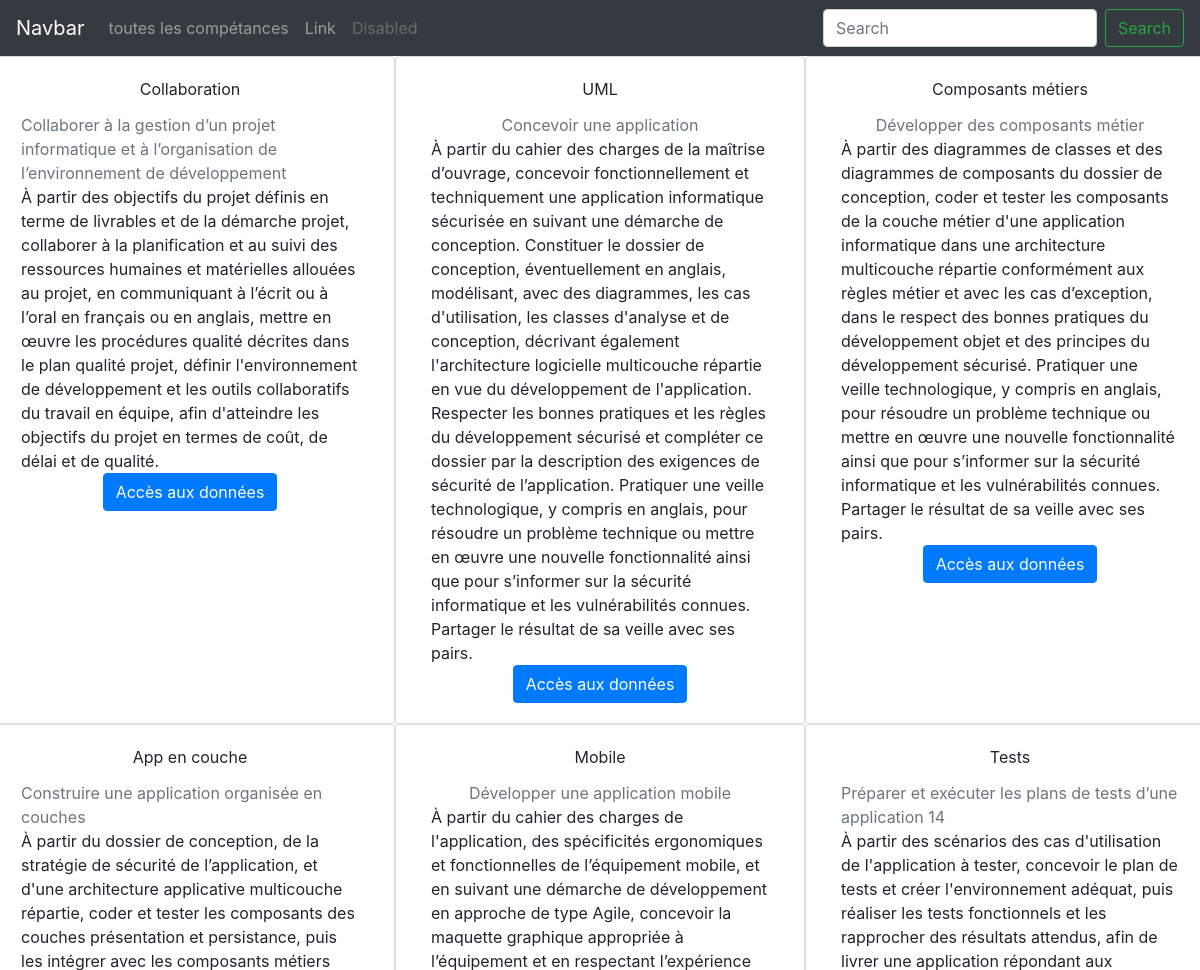
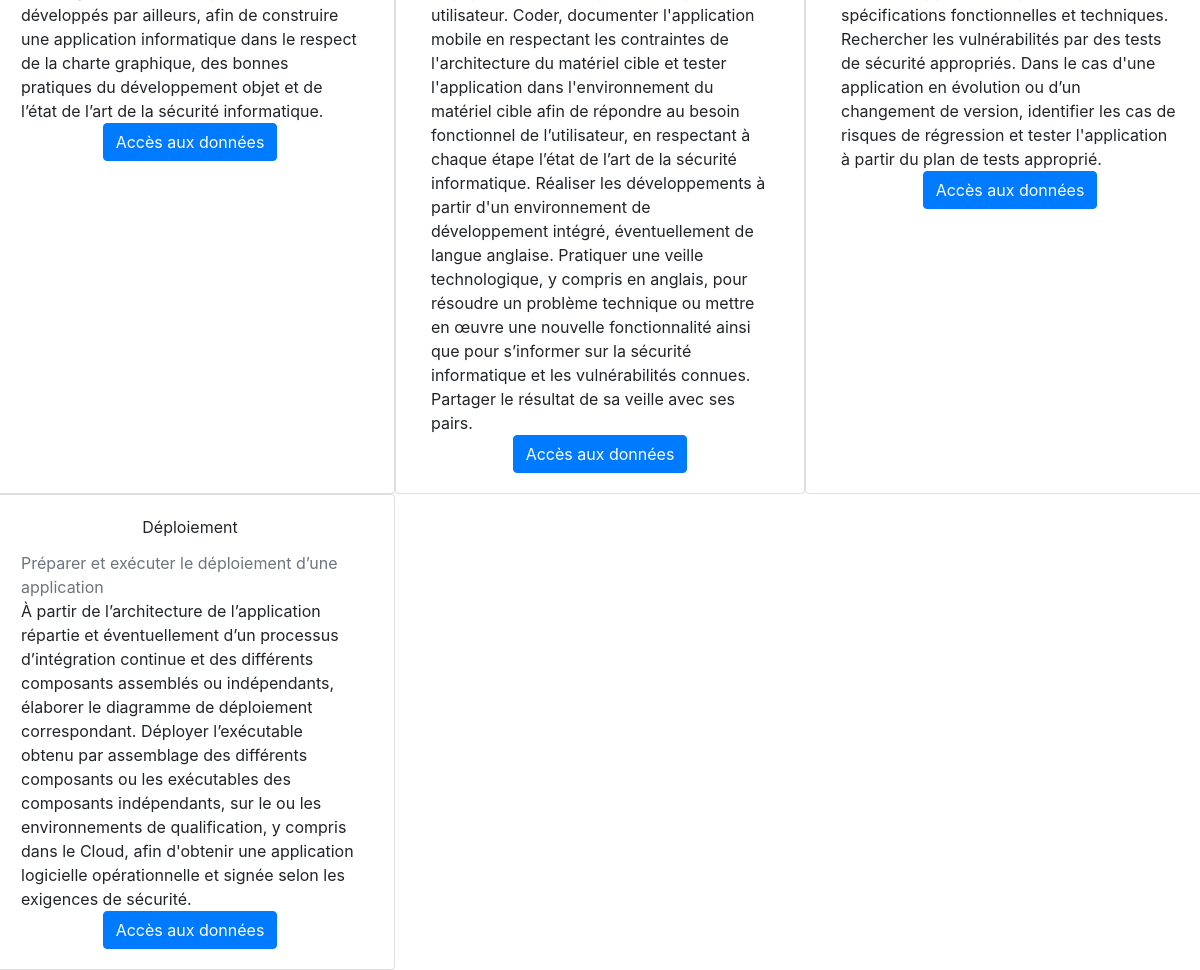
The page /php_connexion/index.php?loc=activity&id=3 on the database its author committed (2 pictures, top to bottom).
### tables this page shows
CREATE TABLE `competences_professionnelles` (
  `id` int(11) NOT NULL,
  `nom` varchar(45) NOT NULL,
  `description_courte` text NOT NULL,
  `description_long` text,
  `id_type` int(11) NOT NULL
);

### php_connexion/index.php (called while the page is built, shortened)
<?php
include('connexion/M_all.php');
$model = new M_all();
$id = filter_input(INPUT_GET, "id");
$oneComp = $model->readOne($id);
$activity = $model->readOneActivity($id);
include('view/template.php');

### php_connexion/connexion/M_all.php (called while the page is built, shortened)
<?php
class M_all extends Connexion
{
    public function readOne($id)
    {
        try {
            $pdo = $this->getConnexion();
            $query = $pdo->prepare("SELECT competences_professionnelles.id,competences_professionnelles.nom,
                                           competences_professionnelles.description_courte,competences_professionnelles.description_long,
                                           activités_types.descrip_courte
                                     FROM `competences_professionnelles`
                                     JOIN activités_types ON competences_professionnelles.id_type = activités_types.id
                                     WHERE competences_professionnelles.id = :id");
            $query->bindParam(":id", $id);
            $query->execute();
            return $query->fetchObject();
        } catch (PDOException $e) {
            echo $e->getMessage();
        }
    }
    public function readOneActivity($id)
    {
        try {
            $pdo = $this->getConnexion();
            $query = $pdo->prepare("SELECT competences_professionnelles.id as id_comp, competences_professionnelles.nom, competences_professionnelles.description_courte as descrip, competences_professionnelles.description_long,
                                            activités_types.descrip_courte, activités_types.id as id_acti
                                    FROM `activités_types` LEFT JOIN  competences_professionnelles
                                     ON activités_types.id = competences_professionnelles.id_type
                                    WHERE competences_professionnelles.id_type = :id ");
            $query->bindParam(":id", $id);
            $query->execute();
            return $query->fetchAll(PDO::FETCH_ASSOC);
        } catch (PDOException $e) {
            echo $e->getMessage();
        }
    }
}

### php_connexion/view/v_activity.php (the view)
<div class="row">
    <?php if (isset($activity)) :?>
        <?php foreach ($activity as $value) : ?>
        <div class="card col-4 d-flex justify-content-center align-items-center">
            <div class="card-body  d-flex flex-column justify-items-center align-items-center">
                <li class="card-title"><?= htmlentities($value['nom']) ?></li>
                <li class="card-text text-secondary"><?= htmlentities($value['descrip']) ?></li>
                <li class="card-text"><?= htmlentities($value['description_long']) ?></li>
                <a href="index.php?loc=one&id=<?=$value['id_comp'] ?>" class="btn btn-primary"><?=$oneComp->nom?></a>
            </div>
        </div>
        <?php endforeach ?>
    <?php endif; ?>
</div>

### php_connexion/view/template.php (style rules this page uses)
li { list-style: none; }
a:link { text-transform: none; }

### rows shown on the page
competences_professionnelles: nom "Collaboration", description_courte "Collaborer à la gestion d’un projet informatique et à l’organisation de l’environnement de développement", description_long "À partir des objectifs du projet définis en terme de livrables et de la démarche projet, collaborer à la planification et au suivi des ressources humaines et matérielles allouées au projet, en communiquant à l’écrit ou à l’oral en français ou en anglais, mettre en œuvre les procédures qualité décrites dans le plan qualité projet, définir l'environnement de développement et les outils collaboratifs du travail en équipe, afin d'atteindre les objectifs du projet en termes de coût, de délai et de qualité."
competences_professionnelles: nom "Accès aux données"
competences_professionnelles: nom "UML", description_courte "Concevoir une application", description_long "À partir du cahier des charges de la maîtrise d’ouvrage, concevoir fonctionnellement et techniquement une application informatique sécurisée en suivant une démarche de conception. Constituer le dossier de conception, éventuellement en anglais, modélisant, avec des diagrammes, les cas d'utilisation, les classes d'analyse et de conception, décrivant également l'architecture logicielle multicouche répartie en vue du développement de l'application. Respecter les bonnes pratiques et les règles du développement sécurisé et compléter ce dossier par la description des exigences de sécurité de l’application. Pratiquer une veille technologique, y compris en anglais, pour résoudre un problème…"
competences_professionnelles: nom "Composants métiers", description_courte "Développer des composants métier", description_long "À partir des diagrammes de classes et des diagrammes de composants du dossier de conception, coder et tester les composants de la couche métier d'une application informatique dans une architecture multicouche répartie conformément aux règles métier et avec les cas d’exception, dans le respect des bonnes pratiques du développement objet et des principes du développement sécurisé. Pratiquer une veille technologique, y compris en anglais, pour résoudre un problème technique ou mettre en œuvre une nouvelle fonctionnalité ainsi que pour s’informer sur la sécurité informatique et les vulnérabilités connues. Partager le résultat de sa veille avec ses pairs."
competences_professionnelles: nom "App en couche", description_courte "Construire une application organisée en couches", description_long "À partir du dossier de conception, de la stratégie de sécurité de l’application, et d'une architecture applicative multicouche répartie, coder et tester les composants des couches présentation et persistance, puis les intégrer avec les composants métiers développés par ailleurs, afin de construire une application informatique dans le respect de la charte graphique, des bonnes pratiques du développement objet et de l’état de l’art de la sécurité informatique."
competences_professionnelles: nom "Mobile", description_courte "Développer une application mobile", description_long "À partir du cahier des charges de l'application, des spécificités ergonomiques et fonctionnelles de l’équipement mobile, et en suivant une démarche de développement en approche de type Agile, concevoir la maquette graphique appropriée à l’équipement et en respectant l’expérience utilisateur. Coder, documenter l'application mobile en respectant les contraintes de l'architecture du matériel cible et tester l'application dans l'environnement du matériel cible afin de répondre au besoin fonctionnel de l’utilisateur, en respectant à chaque étape l’état de l’art de la sécurité informatique. Réaliser les développements à partir d'un environnement de développement intégré, éventuellement de langue…"
competences_professionnelles: nom "Tests", description_courte "Préparer et exécuter les plans de tests d’une application 14", description_long "À partir des scénarios des cas d'utilisation de l'application à tester, concevoir le plan de tests et créer l'environnement adéquat, puis réaliser les tests fonctionnels et les rapprocher des résultats attendus, afin de livrer une application répondant aux spécifications fonctionnelles et techniques. Rechercher les vulnérabilités par des tests de sécurité appropriés. Dans le cas d'une application en évolution ou d’un changement de version, identifier les cas de risques de régression et tester l'application à partir du plan de tests approprié."
competences_professionnelles: nom "Déploiement", description_courte "Préparer et exécuter le déploiement d’une application", description_long "À partir de l’architecture de l’application répartie et éventuellement d’un processus d’intégration continue et des différents composants assemblés ou indépendants, élaborer le diagramme de déploiement correspondant. Déployer l’exécutable obtenu par assemblage des différents composants ou les exécutables des composants indépendants, sur le ou les environnements de qualification, y compris dans le Cloud, afin d'obtenir une application logicielle opérationnelle et signée selon les exigences de sécurité."
